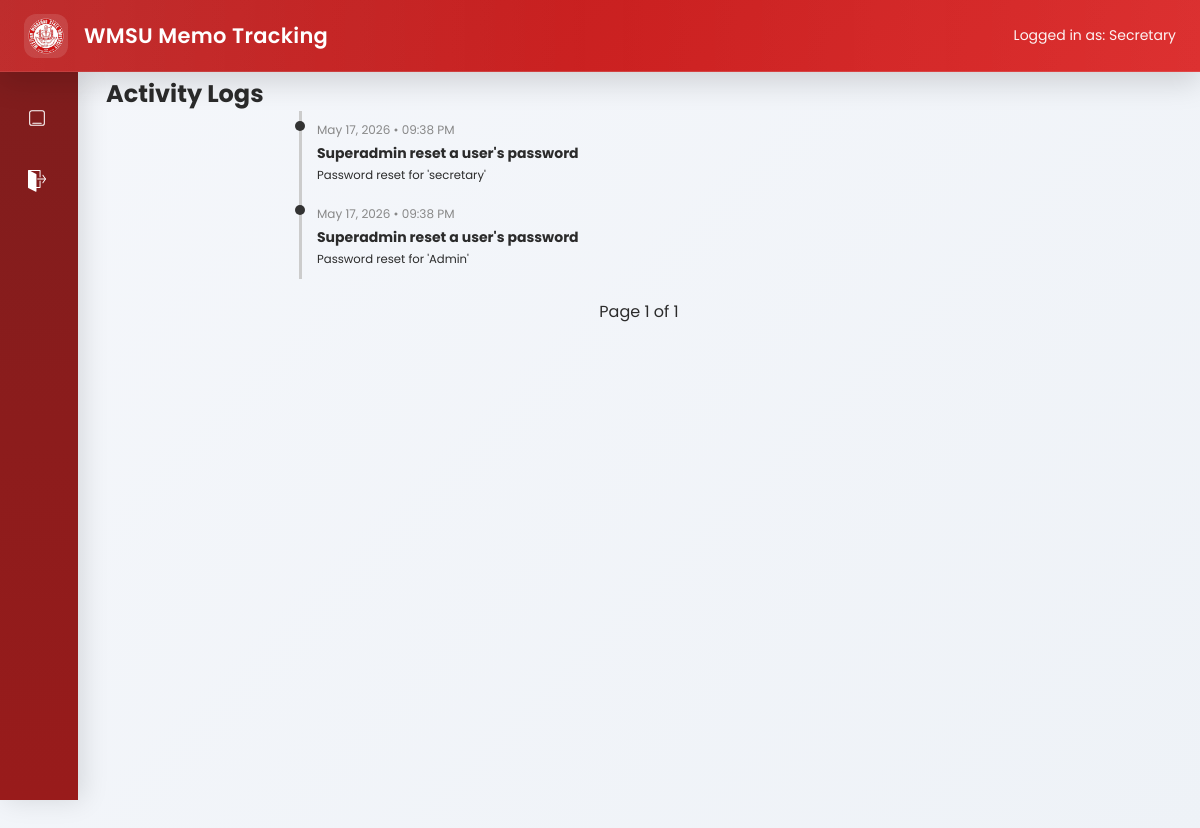
The page /admin/logs (signed in) on the database its author committed.
### app/models/user.py (models this page shows, shortened)
class User(UserMixin, db.Model):
    __tablename__ = "users"
    id = db.Column(db.Integer, primary_key=True)
    username = db.Column(db.String(50), unique=True, nullable=False)
    password_hash = db.Column(db.String(255), nullable=False)
    role = db.Column(db.String(20))

### app/models/log_entry.py (models this page shows)
class LogEntry(db.Model):
    __tablename__ = "log_entries"
    id = db.Column(db.Integer, primary_key=True)
    serial_number = db.Column(db.Integer, unique=True, nullable=False)
    date = db.Column(db.Date)
    remarks = db.Column(db.String(255))
    notes = db.Column(db.Text)
    encoded_at = db.Column(db.DateTime, default=datetime.utcnow)
    memo_id = db.Column(db.Integer, db.ForeignKey("memos.id"))
    user_id = db.Column(
        db.Integer,
        db.ForeignKey("users.id", name="fk_log_entries_user_id"),
        nullable=True
    )
    user = db.relationship("User", backref="logs")

### app/routes/admin.py (the view)
@admin_bp.route("/logs")
@login_required
def logs_page():
    page = request.args.get("page", 1, type=int)
    logs = LogEntry.query.order_by(
        LogEntry.encoded_at.desc()
    ).paginate(
        page=page,
        per_page=100,
        error_out=False
    )
    return render_template(
        "admin/logs.html",
        logs=logs
    )

### app/__init__.py (called while the page is built)
def create_app():
    app = Flask(__name__)
    app.config.from_object(Config)
    db.init_app(app)
    login_manager.init_app(app)
    migrate.init_app(app, db)
    login_manager.login_view = "auth.login"
    @login_manager.user_loader
    def load_user(user_id):
        return User.query.get(int(user_id))
    app.register_blueprint(main)
    app.register_blueprint(auth_bp)
    app.register_blueprint(secretary_bp)
    app.register_blueprint(admin_bp)
    app.cli.add_command(seed_command)
    app.cli.add_command(seed_memos)
    @app.context_processor
    def inject_settings():
        settings = SystemSettings.query.first()
        return dict(settings=settings)
    print(app.url_map)
    return app

### app/templates/admin/logs.html (shortened to what this page needs)
{% extends "base.html" %}
{% block page_css %}
<link rel="stylesheet" href="{{ url_for('static', filename='css/logs.css') }}">
{% endblock %}
{% block content %}
<h2>Activity Logs</h2>
<div class="timeline">
  {% for log in logs.items %}
    <div class="timeline-item">
      <div class="timeline-time">
        {{ log.encoded_at.strftime("%B %d, %Y") }} •
        {{ log.encoded_at.strftime("%I:%M %p") }}
      </div>
      <div class="timeline-content">
        <strong>{{ log.remarks }}</strong><br>
        <small>{{ log.notes }}</small>
      </div>
    </div>
  {% endfor %}
</div>
<div class="pagination">
  <span>
    Page {{ logs.page }} of {{ logs.pages }}
  </span>
</div>
{% endblock %}

### app/templates/base.html (shortened to what this page needs)
<!DOCTYPE html>
<html lang="en">
<head>
<link rel="stylesheet" href="{{ url_for('static', filename='css/base.css') }}">
<link rel="stylesheet" href="{{ url_for('static', filename='css/flatpickr.min.css') }}">
    {% block page_css %}
    {% endblock %}
</head>
<body>
<div class="topbar">
<div class="topbar-left">
{% if settings and settings.logo %}
  <img src="{{ url_for('static', filename=settings.logo) }}" class="logo">
{% else %}
  <img src="{{ url_for('static', filename='img/logo.png') }}" class="logo">
{% endif %}
{% if settings and settings.system_name %}
  <div class="title"> {{ settings.system_name }}</div>
{% else %}
  <div class="title"> WMSU Memo Tracking</div>
{% endif %}
</div>
<div class="topbar-right">
  Logged in as:
  <span id="userRole">
    {% if current_user.is_authenticated %}
      {{ current_user.username|capitalize }}
    {% else %}
      Guest
    {% endif %}
  </span>
</div>
</div>
{% if current_user.is_authenticated %}
<div class="sidebar">
    {% if current_user.role == "admin" or current_user.role == "secretary" %}
    <a href="{{ url_for('main.home') }}"
       class="{% if request.endpoint == 'main.home' %}active{% endif %}">
        <img src="{{ url_for('static', filename='img/memos.svg') }}">
    </a>
    {% endif %}
    <a href="{{ url_for('auth.logout') }}">
        <img src="{{ url_for('static', filename='img/logout.svg') }}">
    </a>
</div>
{% endif %}
<div class="content">
  {% block content %}
  {% endblock %}
</div>
</body>
</html>

### app/static/css/base.css (style rules this page uses)
* { margin:0; padding:0; box-sizing:border-box; font-family:'Poppins',sans-serif; }
body { background: linear-gradient(135deg,#f5f7fb 0%, #eef2f7 100%); color:#2b2b2b; min-height:100vh; }
.topbar { position:fixed; top:0; left:0; width:100%; height:72px; background: linear-gradient( 135deg, #b91c1c, #dc2626 ); display:flex; align-items:center; justify-content:space-between; padding:0 24px; color:white; backdrop-filter: blur(12px); border-bottom: 1px solid rgba(255,255,255,0.15); box-shadow: 0 10px 30px rgba(0,0,0,0.15); z-index:1000; }
.topbar::after { content:""; position:absolute; inset:0; background: linear-gradient( 90deg, rgba(255,255,255,0.08), transparent, rgba(255,255,255,0.05) ); pointer-events:none; }
.topbar-left { display:flex; align-items:center; gap:16px; }
.logo { height:44px; width:44px; object-fit:contain; border-radius:12px; padding:4px; background:rgba(255,255,255,0.12); backdrop-filter: blur(10px); }
.title { font-size:21px; font-weight:600; letter-spacing:0.3px; }
.topbar-right { font-size:14px; opacity:0.95; }
.sidebar { position:fixed; top:72px; left:0; width:78px; height:calc(100vh - 72px); background: linear-gradient( 180deg, #7f1d1d, #991b1b ); padding:20px 12px; display:flex; flex-direction:column; gap:12px; overflow:hidden; transition:0.3s ease; z-index:999; box-shadow: 5px 0 25px rgba(0,0,0,0.12); }
.sidebar a { display:flex; align-items:center; gap:14px; text-decoration:none; color:white; padding:14px 14px; border-radius:16px; transition:0.25s ease; position:relative; overflow:hidden; }
.sidebar a img { width:22px; height:22px; min-width:22px; object-fit:contain; filter:brightness(0) invert(1); transition:0.25s; }
.content { margin-left:78px; margin-top:48px; padding:28px; min-height:100vh; transition:0.3s ease; }

### app/static/css/logs.css (style rules this page uses)
.timeline { max-width: 700px; margin: auto; }
.timeline-item { padding: 10px 0; border-left: 3px solid #ccc; margin-left: 10px; padding-left: 15px; position: relative; }
.timeline-item::before { content: ""; position: absolute; left: -7px; top: 10px; width: 10px; height: 10px; background: #333; border-radius: 50%; }
.timeline-time { font-size: 12px; color: #888; margin-bottom: 4px; }
.timeline-content { font-size: 14px; }
.pagination { margin-top:20px; display:flex; justify-content:center; align-items:center; gap:15px; }

### rows shown on the page
User: username "Secretary"
LogEntry: encoded_at "May 17, 2026", encoded_at "09:38 PM", remarks "Superadmin reset a user's password", notes "Password reset for 'secretary'"
LogEntry: encoded_at "May 17, 2026", encoded_at "09:38 PM", remarks "Superadmin reset a user's password", notes "Password reset for 'Admin'"

### other values the page prints
{{ logs.page }} "1"
{{ logs.pages }} "1"
